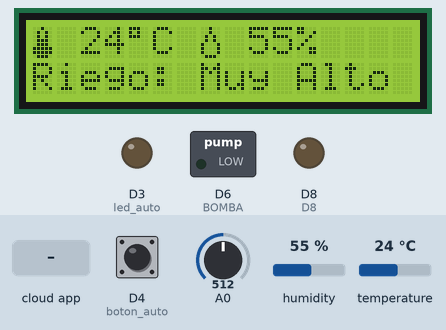
Simulated run of this sketch. Board: ESP8266 (NodeMCU). Parts: 16×2 character LCD, switched loads named in the sketch (green lamp = pin HIGH), output pins drawn as LEDs (lit = HIGH). Inputs (shaded band) come from the test bench; at power-on: A0 = 512, D4 (boton_auto) HIGH, humidity 55 %, temperature 24 °C. What the sketch prints to the serial monitor is not drawn.

Above: at 4.4 s.
4.5 s: the phone or cloud app sets autom to 1
At 5.7 s:
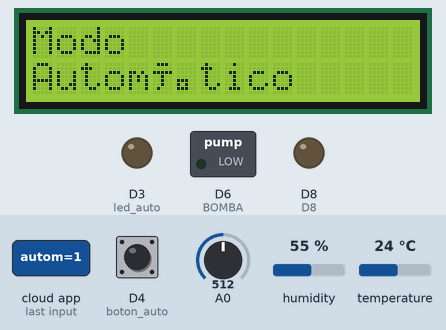
7.5 s: A0 set to 98
At 9.1 s:
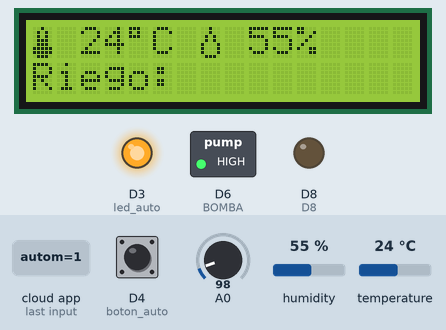
9.9 s: A0 set to 117
At 10.8 s:
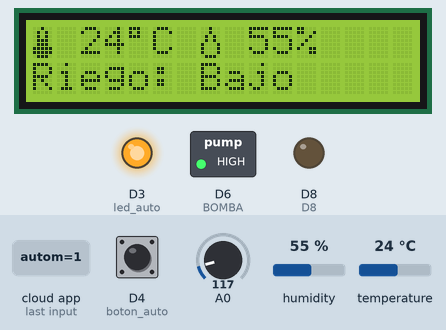
11.7 s: the phone or cloud app sets autom to 0
At 12.8 s:
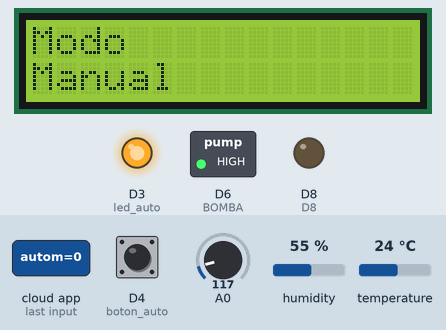
14.6 s: A0 set to 204
16.1 s: A0 set to 227
At 16.5 s:
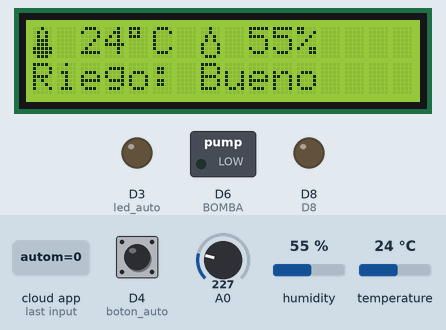
Timing chart, 0 to 18.7 s (numbered marks = the images above; inputs shaded):
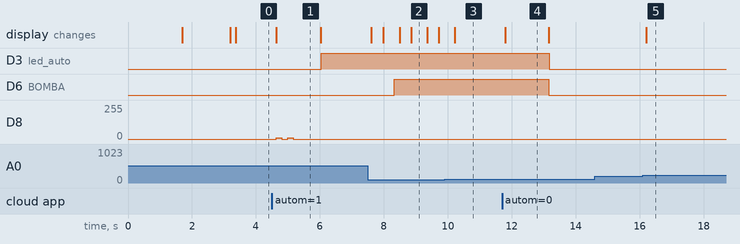

The sketch:

Proyecto_Interfaces_Adafruit_V7.1.ino.ino
```cpp
#define D0 16
//#define D1 5 SCL para Display
//#define D2 4 SDA para Display
#define led_auto 0
#define boton_auto 2
#define D5 14
#define BOMBA 12
#define D7 13
#define D8 15

#include <Adafruit_Sensor.h>
#include <DHT.h>
#include <LiquidCrystal_I2C.h>
#include "customChar.h"
#include <Ticker.h>

//Declaración de Ticker para un tiempo1 es un pseudo-temporizador se usará más adelante
Ticker tiempo1;
//Ticker tiempo2;

int auto_feed=0;
int riego_feed;

//Credenciales adafruit

#define IO_USERNAME  "jonloredo"
#define IO_KEY       "41a895c49a304c1eb9786a6900b6b54e"

//Credenciales Wifi

/******************************* WIFI **************************************/

/*#define WIFI_SSID   "Totalplay-549E"
#define WIFI_PASS   "549EC05675mRFp3U"  */

#define WIFI_SSID   "jonloredoWiFi"
#define WIFI_PASS   "labrador86"

#include "AdafruitIO_WiFi.h"

#if defined(USE_AIRLIFT) || defined(ADAFRUIT_METRO_M4_AIRLIFT_LITE)
  // Configure the pins used for the ESP32 connection
  #if !defined(SPIWIFI_SS) // if the wifi definition isnt in the board variant
    // Don't change the names of these #define's! they match the variant ones
    #define SPIWIFI SPI
    #define SPIWIFI_SS 10  // Chip select pin
    #define SPIWIFI_ACK 9  // a.k.a BUSY or READY pin
    #define ESP32_RESETN 6 // Reset pin
    #define ESP32_GPIO0 -1 // Not connected
  #endif
  AdafruitIO_WiFi io(IO_USERNAME, IO_KEY, WIFI_SSID, WIFI_PASS, SPIWIFI_SS, SPIWIFI_ACK, ESP32_RESETN, ESP32_GPIO0, &SPIWIFI);
#else
  AdafruitIO_WiFi io(IO_USERNAME, IO_KEY, WIFI_SSID, WIFI_PASS);
#endif

/**********************************************/


// DHT Sensor e inicialización

#define DHTTYPE DHT11


uint8_t DHTPin = D5;
DHT dht(DHTPin, DHTTYPE);


// set up the 'temperature' and 'humidity' feeds
  AdafruitIO_Feed *temperatura2io = io.feed("temperatura_dht11");
  AdafruitIO_Feed *humedad2io = io.feed("humedad_dht11");

// Adafruit riego
  AdafruitIO_Feed *nriegosensor = io.feed("nivel_de_riego");

// set up the 'regar' feed para activar función en dashboard adafruit
  AdafruitIO_Feed *regar = io.feed("regar");
  AdafruitIO_Feed *autom = io.feed("autom");
  int autom_feed;


int temperatura_dht11;
int humedad_dht11;

//Variables riego
int value;
String n_riego;

//Constructor LCD
LiquidCrystal_I2C lcd(0x3F, 16, 2);


void setup() {

  Serial.begin(115200);
  //delay(100);

 // Definimos pin asignado a BOMBA como salida
  pinMode(BOMBA, OUTPUT);

//Setup para LCD
  lcd.begin(16,2);
  lcd.init();
  lcd.backlight();

  lcd.createChar(0, Gota);      //<- Se crean iconos especiales para mostrar en pantalla LCD
  lcd.createChar(1, Termometro);// fuente: https://maxpromer.github.io/LCD-Character-Creator/

//Definición de Pin para DHT e inicialización
  pinMode(DHTPin, INPUT);

  dht.begin();

    // connect to io.adafruit.com
  Serial.println();
  Serial.println("Connecting to Adafruit IO");
  io.connect();

  lcd.clear();
  lcd.setCursor(0, 0);
  lcd.print("Connecting to");
  lcd.setCursor(0, 1);
  lcd.print("Adafruit IO ...");
  delay(1500);

  // set up a message handler for the 'digital' feed.
  // the handleMessage function (defined below)
  // will be called whenever a message is
  // received from adafruit io.
  // Adafruit IO Digital Output Example
  // Tutorial Link: https://learn.adafruit.com/adafruit-io-basics-digital-output

  regar->onMessage(handleMessage); // Configurar con el nombre de mi feed 'regar'
  autom->onMessage(handleMessage2);  // Configurar con el nombre de mi feed 'autom'

  // wait for a connection
  int i=0;
  lcd.clear();
  while(io.status() < AIO_CONNECTED) {
  Serial.print(".");
  lcd.setCursor(i, 1);
  lcd.print(".");
  i++;
  if(i==15){
  lcd.clear();
  }

  delay(500);
  }

  // we are connected
  Serial.println();
  Serial.println(io.statusText());
  regar->get(); // Configurar con el nombre de mi feed 'regar'
  autom->get(); // Configurar con el nombre de mi feed 'autom'

  lcd.clear();
  lcd.setCursor(0, 0);
  lcd.print("Adafruit IO");
  lcd.setCursor(0, 1);
  lcd.print("connected!!");
  delay(1500);
  lcd.clear();

  /*Se utiliza Ticker como pseudo-temporizador cada 30 segundos llamando la
  función nivel_riego() con operador attach para poder seguir haciendo llamadas a otras funciones en
  el programa ej enlace https://circuits4you.com/2018/01/02/esp8266-timer-ticker-example/ */
  tiempo1.attach(30,nivel_riego);
  //tiempo2.attach(2,automata);

//Configuración botones de riego y automatización
  pinMode(boton_auto,INPUT);
  pinMode(led_auto,OUTPUT);

}

void loop() {

  // io.run(); is required for all sketches.
  // it should always be present at the top of your loop
  // function. it keeps the client connected to
  // io.adafruit.com, and processes any incoming data.
  io.run();

//Lectura y muestra de datos de DHT11 en pantalla LCD

temperatura_dht11 = int(dht.readTemperature()); // Gets the values of the temperature only integer values not float with int()
humedad_dht11 = int(dht.readHumidity()); // Gets the values of the humidity

// REVISAR QUE LOS RESULTADOS SEAN VALORES NUMERICOS VALIDOS, INDICANDO QUE LA COMUNICACION ES CORRECTA
  if (isnan(humedad_dht11) || isnan(temperatura_dht11)) {
    Serial.println("Falla al leer el sensor DHT11!");
    return;
  }

  //Mostrar valores de Temperatura y humedad en monitor serial y pantalla LCD
  Serial.print("Temperatura: ");
  Serial.println(temperatura_dht11);

  Serial.print("Humedad: ");
  Serial.println(humedad_dht11);

  lcd.setCursor(0, 0);
  //lcd.print("T=");
  lcd.write(1);
  lcd.setCursor(2, 0);
  lcd.print(temperatura_dht11);
  lcd.setCursor(4,0);
  lcd.print((char)223); //<- Necesario para desplegar caracter especial ªC en LCD
  lcd.setCursor(5,0);
  lcd.print("C  ");

  lcd.setCursor(7, 0);
 // lcd.print("H=");
  lcd.write(0);
  lcd.setCursor(9, 0);
  lcd.print(humedad_dht11);
  lcd.setCursor(11,0);
  lcd.print("%  ");

  /*Mostrará niveles de riego en cinco niveles diferentes dependiendo el voltaje
  de entrada a pin A0 y mostrará salida ocupando toda la segunda fila del LCD*/
  value= analogRead(A0);
  Serial.println(value);

    if(value>432){
    n_riego = String("Muy Alto");
    Serial.print("Nivel de Riego: ");
    Serial.println(n_riego);

    lcd.setCursor(0, 1);
    lcd.print("Riego: Muy Alto");


   }

    if(value>324 && value<=432){
    n_riego = String("Alto");
    Serial.print("Nivel de Riego: ");
    Serial.println(n_riego);

    lcd.setCursor(0, 1);
    lcd.print("Riego: Alto     ");


   }

    if(value>216 && value<=324){
    n_riego = String("Bueno");
    Serial.print("Nivel de Riego: ");
    Serial.println(n_riego);

    lcd.setCursor(0, 1);
    lcd.print("Riego: Bueno    ");


   }

    if(value>108 && value<=216){
    n_riego = String("Bajo");
    Serial.print("Nivel de Riego: ");
    Serial.println(n_riego);

    lcd.setCursor(0, 1);
    lcd.print("Riego: Bajo     ");


   }

    if(value<=108){
    n_riego = String("Muy Bajo");
    Serial.print("Nivel de Riego: ");
    Serial.println(n_riego);

    lcd.setCursor(0, 1);
    lcd.print("Riego: Muy Bajo ");
    delay(350);
    lcd.setCursor(0, 1);
    lcd.print("Riego:          ");
    delay(350);

   }


//Comparación de variable de control para automatizar si auto_feed=1 auto esta ON
//si auto_feed=0 auto esta OFF

  if(auto_feed == 1 && value < 108)
    digitalWrite(BOMBA,HIGH);
  if(auto_feed == 1 && value >= 324)
    digitalWrite(BOMBA,LOW);
  if(auto_feed == 0)
    digitalWrite(BOMBA,LOW);

//Activación de botón para automatización

int botonverde=!digitalRead(boton_auto);
delay(10);

if(botonverde == HIGH){
  auto_feed = !auto_feed;
  autom->save(auto_feed);
  //delay(240);
  }

if(auto_feed==1)
  digitalWrite(led_auto,HIGH);
else
  digitalWrite(led_auto,LOW);

}

//Función para envíar valores de nivel de riego, temperatura y humedad a Adafruit

void nivel_riego(){

  temperatura2io->save(temperatura_dht11);
  humedad2io->save(humedad_dht11);
  nriegosensor->save(n_riego);

  }

/*void automata(){

   if(autom_feed == 1 && value<216)
      digitalWrite(BOMBA,HIGH);


    else
      digitalWrite(BOMBA,LOW);

  }*/

// this function is called whenever an 'regar' feed message
// is received from Adafruit IO. it was attached to
// the 'digital' feed in the setup() function above.
void handleMessage(AdafruitIO_Data *data) {

  if(value<432)
  digitalWrite(BOMBA, data->toPinLevel());  //Activa riego de la bomba al recibir 1


}


// this function is called whenever an 'autom' feed message
// is received from Adafruit IO. it was attached to
// the 'digital' feed in the setup() function above.
void handleMessage2(AdafruitIO_Data *data2) {


  if(data2->toPinLevel() == HIGH){
    auto_feed=1;
  lcd.clear();
  lcd.setCursor(0, 0);
  lcd.print("Modo");
  lcd.setCursor(0, 1);
  lcd.print("Automático");

  if(auto_feed == 1){ //Se activa dos veces buzzer para avisar está encenido modo auto
  analogWrite(15, 8);
  delay(180);
  analogWrite(15, 0);
  delay(180);
  analogWrite(15, 8);
  delay(180);
  analogWrite(15, 0);
  }
  delay(800);

  }
  else{
    auto_feed=0;

  lcd.clear();
  lcd.setCursor(0, 0);
  lcd.print("Modo");
  lcd.setCursor(0, 1);
  lcd.print("Manual");
  delay(1300);
  }
  lcd.clear();
}
```

customChar.h
```cpp
byte Gota[] = {
  B00100,
  B00100,
  B01010,
  B01010,
  B10001,
  B10001,
  B10001,
  B01110
};

byte Termometro[] = {
  B00100,
  B01010,
  B01010,
  B01110,
  B01110,
  B11111,
  B11111,
  B01110
};
```

Measured:
- the behaviour switches between 108 and 109 on A0 (found by bisection; images 2 and 3)
- the behaviour switches between 216 and 217 on A0 (found by bisection; images 4 and 5)
- after the input at 4.5 s, D3 (led_auto): LOW → HIGH after 1.5 s; D8: alternates 8/255 for 0.18 s and 0/255 for 0.18 s, 4 changes in all, then stays 0/255, starting after 0.13 s; the display: changes after 0.13 s (image 1)
- after the input at 7.5 s, D6 (BOMBA): LOW → HIGH after 0.83 s; the display: first changes after 0.11 s (image 2 shows a later state)
- after the input at 9.9 s, the display: changes after 0.31 s (image 3)
- after the input at 11.7 s, D3 (led_auto), D6 (BOMBA): HIGH → LOW after 1.5 s; the display: changes after 0.10 s (image 4)
- after the input at 14.6 s, every drawn part: stays the same
- after the input at 16.1 s, the display: changes after 0.11 s (image 5)
